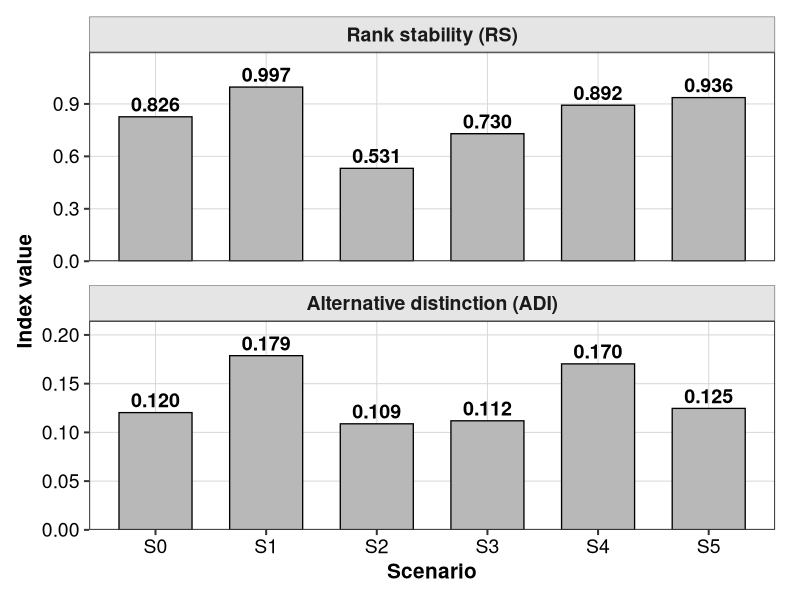
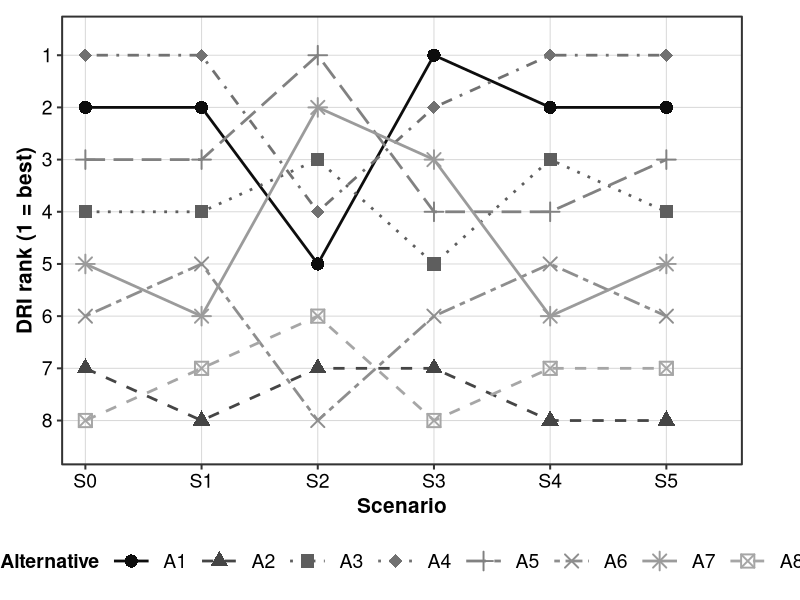
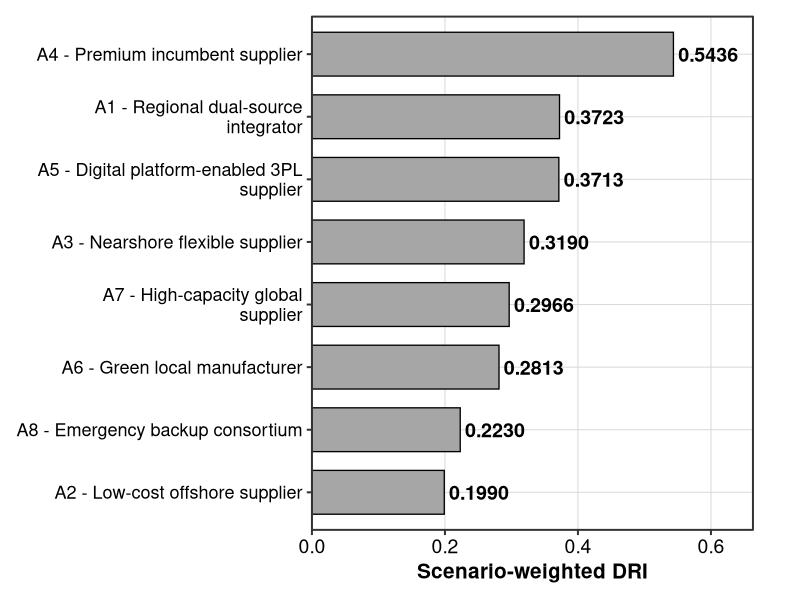
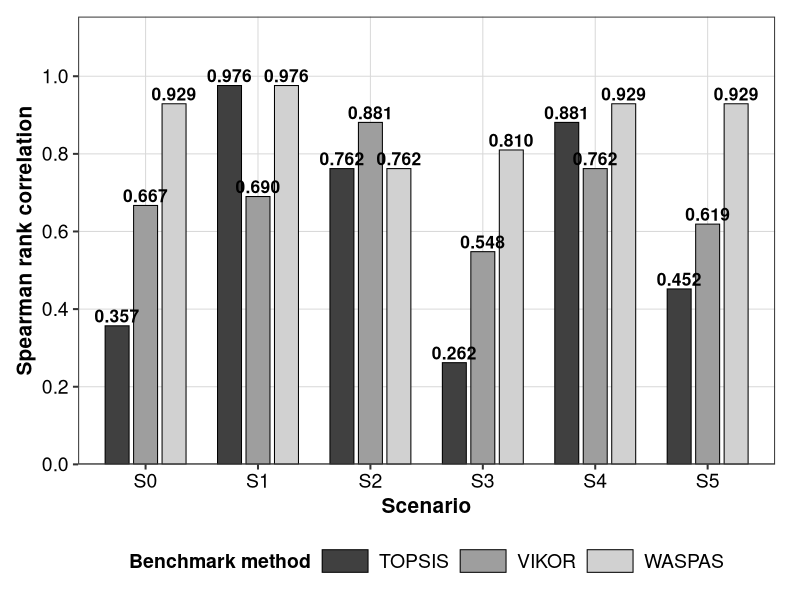

These figures' R source, in order:
###############################################################################
# RC-ES MADM III - Manuscript V1 figures (Fig. 3 to Fig. 6 only)
# Fully standalone R script with embedded data
#
# VERSION: LARGE-TEXT / JOURNAL-READABLE
#
# IMPORTANT:
#   - This script intentionally DOES NOT reproduce Fig. 1 or Fig. 2.
#   - Fig. 1 and Fig. 2 are workflow/architecture diagrams and should be prepared
#     separately as publication-quality schematic diagrams/icons.
#   - This script reproduces only Fig. 3, Fig. 4, Fig. 5, and Fig. 6.
#
# Purpose:
#   Reproduce the manuscript plots from V1 without reading Excel, CSV, or any
#   external dataset. All plotting data are embedded below.
#
# Figure numbering follows Manuscript V1:
#   Fig. 3  Scenario-level RS and ADI diagnostic profile
#   Fig. 4  Scenario-specific DRI ranking transitions
#   Fig. 5  Scenario-weighted DRI portfolio ranking
#   Fig. 6  Spearman rank correlations with benchmark MADM methods
#
# Improvements in this version:
#   - Larger base font and axis labels.
#   - Larger numeric labels.
#   - Thicker lines and clearer points.
#   - Legend restored in Fig. 4 to improve readability.
#   - Wider figure defaults to prevent crowding.
#   - Grayscale/pattern-friendly design for journal printing.
#
# Required package:
#   ggplot2
###############################################################################

# -----------------------------------------------------------------------------
# 0. User-adjustable settings
# -----------------------------------------------------------------------------

OUTPUT_DIR <- "RC_ES_MADM_III_V1_manuscript_figures_large_text"
SAVE_FIGURES <- TRUE
SHOW_PLOTS <- TRUE

# Supported export formats: "png", "pdf", "eps", "tiff", "jpg"
# For journal submission, "pdf" or "eps" is best for vector output.
# For Word insertion, "png" at 600 dpi is usually convenient.
EXPORT_FORMAT <- "png"
DPI <- 600

# Larger figure dimensions in inches.
# If figures are still tight in Word, increase FIG_WIDTH and/or FIG_HEIGHT.
FIG_WIDTH <- 8.8
FIG_HEIGHT <- 6.2

# Dedicated sizes for specific figures.
FIG3_WIDTH <- 8.6
FIG3_HEIGHT <- 6.6

FIG4_WIDTH <- 9.6
FIG4_HEIGHT <- 6.4

FIG5_WIDTH <- 9.0
FIG5_HEIGHT <- 6.2

FIG6_WIDTH <- 8.8
FIG6_HEIGHT <- 6.1

# Large-text setting.
# A value of 15–16 generally remains readable after manuscript scaling.
BASE_SIZE <- 15

# Text labels inside the plots.
VALUE_LABEL_SIZE <- 5.0
POINT_LABEL_SIZE <- 5.2

# Keep FALSE for journal-ready files with captions outside the artwork.
# Set TRUE only for internal checking.
INCLUDE_PLOT_TITLES <- FALSE

# Use a generic font by default.
# You may change to "Arial" or "Helvetica" if available on your system.
FONT_FAMILY <- ""

# -----------------------------------------------------------------------------
# 1. Package check
# -----------------------------------------------------------------------------

if (!requireNamespace("ggplot2", quietly = TRUE)) {
  stop("Package 'ggplot2' is required. Install it with: install.packages('ggplot2')")
}

library(ggplot2)
library(grid)

if (!dir.exists(OUTPUT_DIR) && isTRUE(SAVE_FIGURES)) {
  dir.create(OUTPUT_DIR, recursive = TRUE)
}

# -----------------------------------------------------------------------------
# 2. Utility functions
# -----------------------------------------------------------------------------

save_manuscript_figure <- function(plot, fig_no, short_name,
                                   width = FIG_WIDTH, height = FIG_HEIGHT) {
  if (!isTRUE(SAVE_FIGURES)) return(invisible(NULL))

  ext <- tolower(EXPORT_FORMAT)
  file_name <- sprintf("Fig%d_%s.%s", fig_no, short_name, ext)
  out_path <- file.path(OUTPUT_DIR, file_name)

  args <- list(
    filename = out_path,
    plot = plot,
    width = width,
    height = height,
    units = "in",
    bg = "white"
  )

  if (ext %in% c("png", "jpg", "jpeg")) {
    args$dpi <- DPI
    do.call(ggplot2::ggsave, args)
  } else if (ext == "tiff") {
    args$dpi <- DPI
    args$compression <- "lzw"
    do.call(ggplot2::ggsave, args)
  } else if (ext %in% c("pdf", "eps")) {
    do.call(ggplot2::ggsave, args)
  } else {
    stop("Unsupported EXPORT_FORMAT. Use one of: 'png', 'jpg', 'pdf', 'eps', 'tiff'.")
  }

  message("Saved: ", normalizePath(out_path, winslash = "/", mustWork = FALSE))
  invisible(out_path)
}

print_if_requested <- function(plot) {
  if (isTRUE(SHOW_PLOTS)) print(plot)
  invisible(plot)
}

add_optional_title <- function(plot, title_text) {
  if (isTRUE(INCLUDE_PLOT_TITLES)) {
    plot + ggtitle(title_text)
  } else {
    plot
  }
}

wrap_text <- function(x, width = 28) {
  vapply(
    x,
    function(s) paste(strwrap(s, width = width), collapse = "\n"),
    FUN.VALUE = character(1),
    USE.NAMES = FALSE
  )
}

manuscript_theme <- function(base_size = BASE_SIZE) {
  theme_bw(base_size = base_size, base_family = FONT_FAMILY) +
    theme(
      plot.title = element_text(face = "bold", hjust = 0, size = base_size + 1),
      axis.title = element_text(face = "bold", size = base_size),
      axis.text = element_text(color = "black", size = base_size - 1),
      panel.grid.major = element_line(color = "grey85", linewidth = 0.35),
      panel.grid.minor = element_blank(),
      legend.title = element_text(face = "bold", size = base_size - 1),
      legend.text = element_text(size = base_size - 1),
      legend.position = "bottom",
      legend.box = "horizontal",
      strip.background = element_rect(fill = "grey90", color = "grey30", linewidth = 0.35),
      strip.text = element_text(face = "bold", size = base_size - 1),
      plot.margin = margin(12, 18, 12, 12)
    )
}

# -----------------------------------------------------------------------------
# 3. Embedded data from Manuscript V1
# -----------------------------------------------------------------------------

scenario_summary <- data.frame(
  Scenario = factor(c("S0", "S1", "S2", "S3", "S4", "S5"),
                    levels = c("S0", "S1", "S2", "S3", "S4", "S5")),
  ScenarioName = c(
    "Baseline steady-state",
    "Supply-disruption stress",
    "Demand-surge stress",
    "Cost-inflation stress",
    "Sustainability/regulatory stress",
    "Expert-disagreement stress"
  ),
  RS = c(0.8263, 0.9965, 0.5314, 0.7296, 0.8925, 0.9360),
  ADI = c(0.1203, 0.1787, 0.1088, 0.1119, 0.1703, 0.1246),
  TopByScore = c("A4", "A4", "A5", "A1", "A4", "A4"),
  TopByDRI = c("A4", "A4", "A5", "A1", "A4", "A4"),
  TopAlternativeName = c(
    "Premium incumbent supplier",
    "Premium incumbent supplier",
    "Digital platform-enabled 3PL supplier",
    "Regional dual-source integrator",
    "Premium incumbent supplier",
    "Premium incumbent supplier"
  ),
  DRIGapToSecond = c(0.2788, 0.2934, 0.2309, 0.0771, 0.2598, 0.2557)
)

scenario_rankings <- data.frame(
  Alternative = rep(c("A1", "A2", "A3", "A4", "A5", "A6", "A7", "A8"), each = 6),
  Scenario = factor(rep(c("S0", "S1", "S2", "S3", "S4", "S5"), times = 8),
                    levels = c("S0", "S1", "S2", "S3", "S4", "S5")),
  Rank = c(
    2, 2, 5, 1, 2, 2,
    7, 8, 7, 7, 8, 8,
    4, 4, 3, 5, 3, 4,
    1, 1, 4, 2, 1, 1,
    3, 3, 1, 4, 4, 3,
    6, 5, 8, 6, 5, 6,
    5, 6, 2, 3, 6, 5,
    8, 7, 6, 8, 7, 7
  )
)

alternative_names <- data.frame(
  Alternative = c("A1", "A2", "A3", "A4", "A5", "A6", "A7", "A8"),
  AlternativeName = c(
    "Regional dual-source integrator",
    "Low-cost offshore supplier",
    "Nearshore flexible supplier",
    "Premium incumbent supplier",
    "Digital platform-enabled 3PL supplier",
    "Green local manufacturer",
    "High-capacity global supplier",
    "Emergency backup consortium"
  )
)

portfolio_ranking <- data.frame(
  PortfolioRank = 1:8,
  Alternative = c("A4", "A1", "A5", "A3", "A7", "A6", "A8", "A2"),
  AlternativeName = c(
    "Premium incumbent supplier",
    "Regional dual-source integrator",
    "Digital platform-enabled 3PL supplier",
    "Nearshore flexible supplier",
    "High-capacity global supplier",
    "Green local manufacturer",
    "Emergency backup consortium",
    "Low-cost offshore supplier"
  ),
  ScenarioWeightedS = c(0.6400, 0.6182, 0.6027, 0.5644, 0.5251, 0.4881, 0.3845, 0.3413),
  ScenarioWeightedDRI = c(0.5436, 0.3723, 0.3713, 0.3190, 0.2966, 0.2813, 0.2230, 0.1990),
  MeanPFirst = c(0.7343, 0.1107, 0.1353, 0.0023, 0.0173, 0.0000, 0.0000, 0.0000),
  MeanRSi = c(0.7807, 0.7705, 0.7893, 0.8053, 0.7913, 0.8553, 0.8728, 0.8843)
)

benchmark_correlations <- data.frame(
  Scenario = factor(rep(c("S0", "S1", "S2", "S3", "S4", "S5"), each = 3),
                    levels = c("S0", "S1", "S2", "S3", "S4", "S5")),
  Method = factor(rep(c("TOPSIS", "VIKOR", "WASPAS"), times = 6),
                  levels = c("TOPSIS", "VIKOR", "WASPAS")),
  SpearmanRho = c(
    0.357, 0.667, 0.929,
    0.976, 0.690, 0.976,
    0.762, 0.881, 0.762,
    0.262, 0.548, 0.810,
    0.881, 0.762, 0.929,
    0.452, 0.619, 0.929
  )
)

# -----------------------------------------------------------------------------
# 4. Fig. 3 - Scenario-level diagnostic profile: RS and ADI
# -----------------------------------------------------------------------------

make_fig3 <- function() {
  diagnostics_long <- rbind(
    data.frame(Scenario = scenario_summary$Scenario,
               Metric = "Rank stability (RS)",
               Value = scenario_summary$RS),
    data.frame(Scenario = scenario_summary$Scenario,
               Metric = "Alternative distinction (ADI)",
               Value = scenario_summary$ADI)
  )
  diagnostics_long$Metric <- factor(
    diagnostics_long$Metric,
    levels = c("Rank stability (RS)", "Alternative distinction (ADI)")
  )

  p <- ggplot(diagnostics_long, aes(x = Scenario, y = Value)) +
    geom_col(fill = "grey72", color = "black", linewidth = 0.45, width = 0.66) +
    geom_text(aes(label = sprintf("%.3f", Value)),
              vjust = -0.35, size = VALUE_LABEL_SIZE, fontface = "bold") +
    facet_wrap(~ Metric, ncol = 1, scales = "free_y") +
    scale_y_continuous(expand = expansion(mult = c(0, 0.20))) +
    labs(x = "Scenario", y = "Index value") +
    manuscript_theme() +
    theme(
      legend.position = "none",
      panel.spacing = unit(1.2, "lines")
    )

  add_optional_title(p, "Fig. 3. Scenario-level diagnostic profile")
}

fig3 <- make_fig3()
print_if_requested(fig3)
save_manuscript_figure(fig3, 3, "Scenario_Level_Diagnostic_Profile_RS_ADI",
                       width = FIG3_WIDTH, height = FIG3_HEIGHT)

# -----------------------------------------------------------------------------
# 5. Fig. 4 - Scenario-specific DRI ranking transitions
# -----------------------------------------------------------------------------

make_fig4 <- function() {
  # Final-position labels with only alternative IDs for readability.
  label_data <- scenario_rankings[scenario_rankings$Scenario == "S5", ]

  p <- ggplot(scenario_rankings,
              aes(x = Scenario, y = Rank,
                  group = Alternative,
                  linetype = Alternative,
                  shape = Alternative,
                  color = Alternative)) +
    geom_line(linewidth = 0.95) +
    geom_point(size = 3.8, stroke = 1.0) +
    geom_text(
      data = label_data,
      aes(label = Alternative),
      inherit.aes = FALSE,
      x = as.numeric(label_data$Scenario) + 0.12,
      y = label_data$Rank,
      size = POINT_LABEL_SIZE,
      fontface = "bold",
      hjust = 0
    ) +
    scale_y_reverse(breaks = 1:8, limits = c(8.45, 0.65)) +
    scale_x_discrete(expand = expansion(mult = c(0.04, 0.13))) +
    scale_colour_grey(start = 0.05, end = 0.65) +
    scale_linetype_manual(values = c(
      "solid", "dashed", "dotted", "dotdash",
      "longdash", "twodash", "solid", "dashed"
    )) +
    scale_shape_manual(values = c(16, 17, 15, 18, 3, 4, 8, 7)) +
    coord_cartesian(clip = "off") +
    labs(x = "Scenario", y = "DRI rank (1 = best)",
         color = "Alternative", linetype = "Alternative", shape = "Alternative") +
    manuscript_theme(base_size = BASE_SIZE) +
    guides(
      color = guide_legend(nrow = 1),
      linetype = guide_legend(nrow = 1),
      shape = guide_legend(nrow = 1)
    ) +
    theme(
      legend.position = "bottom",
      legend.box = "vertical",
      legend.key.width = unit(1.1, "cm"),
      plot.margin = margin(12, 42, 12, 12)
    )

  add_optional_title(p, "Fig. 4. Scenario-specific DRI ranking transitions")
}

fig4 <- make_fig4()
print_if_requested(fig4)
save_manuscript_figure(fig4, 4, "Scenario_Specific_DRI_Ranking_Transitions",
                       width = FIG4_WIDTH, height = FIG4_HEIGHT)

# -----------------------------------------------------------------------------
# 6. Fig. 5 - Scenario-weighted DRI portfolio ranking
# -----------------------------------------------------------------------------

make_fig5 <- function() {
  df <- portfolio_ranking
  df$AlternativeLabel <- paste0(df$Alternative, " - ", df$AlternativeName)
  df$AlternativeLabelWrapped <- wrap_text(df$AlternativeLabel, width = 34)
  df$AlternativeLabelWrapped <- factor(
    df$AlternativeLabelWrapped,
    levels = rev(df$AlternativeLabelWrapped)
  )

  p <- ggplot(df, aes(x = AlternativeLabelWrapped, y = ScenarioWeightedDRI)) +
    geom_col(fill = "grey65", color = "black", linewidth = 0.45, width = 0.70) +
    geom_text(aes(label = sprintf("%.4f", ScenarioWeightedDRI)),
              hjust = -0.08, size = VALUE_LABEL_SIZE, fontface = "bold") +
    coord_flip(clip = "off") +
    scale_y_continuous(expand = expansion(mult = c(0, 0.22))) +
    labs(x = NULL, y = "Scenario-weighted DRI") +
    manuscript_theme(base_size = BASE_SIZE) +
    theme(
      legend.position = "none",
      axis.text.y = element_text(size = BASE_SIZE - 2, lineheight = 0.92),
      plot.margin = margin(12, 34, 12, 12)
    )

  add_optional_title(p, "Fig. 5. Scenario-weighted DRI portfolio ranking")
}

fig5 <- make_fig5()
print_if_requested(fig5)
save_manuscript_figure(fig5, 5, "Scenario_Weighted_DRI_Portfolio_Ranking",
                       width = FIG5_WIDTH, height = FIG5_HEIGHT)

# -----------------------------------------------------------------------------
# 7. Fig. 6 - Spearman rank correlations with benchmark methods
# -----------------------------------------------------------------------------

make_fig6 <- function() {
  dodge <- position_dodge(width = 0.76)

  p <- ggplot(benchmark_correlations,
              aes(x = Scenario, y = SpearmanRho, fill = Method)) +
    geom_col(position = dodge, width = 0.64,
             color = "black", linewidth = 0.35) +
    geom_text(aes(label = sprintf("%.3f", SpearmanRho)),
              position = dodge,
              vjust = -0.25,
              size = 4.4,
              fontface = "bold") +
    geom_hline(yintercept = 0, linewidth = 0.35) +
    scale_fill_grey(start = 0.25, end = 0.82) +
    scale_y_continuous(
      limits = c(0, 1.12),
      breaks = seq(0, 1, 0.2),
      expand = expansion(mult = c(0, 0.03))
    ) +
    labs(x = "Scenario", y = "Spearman rank correlation",
         fill = "Benchmark method") +
    manuscript_theme(base_size = BASE_SIZE) +
    theme(
      legend.position = "bottom",
      legend.key.width = unit(1.2, "cm")
    )

  add_optional_title(p, "Fig. 6. Spearman correlations with benchmark MADM methods")
}

fig6 <- make_fig6()
print_if_requested(fig6)
save_manuscript_figure(fig6, 6, "Benchmark_Spearman_Rank_Correlations",
                       width = FIG6_WIDTH, height = FIG6_HEIGHT)

# -----------------------------------------------------------------------------
# 8. Optional: export embedded data tables used for plots as R objects
# -----------------------------------------------------------------------------

embedded_data <- list(
  scenario_summary = scenario_summary,
  scenario_rankings = scenario_rankings,
  portfolio_ranking = portfolio_ranking,
  benchmark_correlations = benchmark_correlations,
  alternative_names = alternative_names
)

message("\nAll requested manuscript figures (Fig. 3 to Fig. 6) have been generated with embedded data.")
message("Fig. 1 and Fig. 2 are intentionally excluded from this R script.")
message("Output directory: ", normalizePath(OUTPUT_DIR, winslash = "/", mustWork = FALSE))
message("Figure order produced by this script: Fig3, Fig4, Fig5, Fig6.")
message("Large-text version: BASE_SIZE = ", BASE_SIZE,
        ", VALUE_LABEL_SIZE = ", VALUE_LABEL_SIZE,
        ", POINT_LABEL_SIZE = ", POINT_LABEL_SIZE, ".")

###############################################################################
# End of script
###############################################################################
